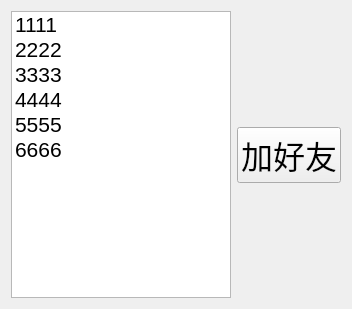
<?xml version="1.0" encoding="UTF-8"?>
<ui version="4.0">
 <class>Online</class>
 <widget class="QWidget" name="Online">
  <property name="geometry">
   <rect>
    <x>0</x>
    <y>0</y>
    <width>352</width>
    <height>309</height>
   </rect>
  </property>
  <property name="windowTitle">
   <string>Form</string>
  </property>
  <layout class="QVBoxLayout" name="verticalLayout_2">
   <item>
    <layout class="QHBoxLayout" name="horizontalLayout">
     <item>
      <widget class="QListWidget" name="online_lw">
       <property name="font">
        <font>
         <pointsize>16</pointsize>
        </font>
       </property>
       <item>
        <property name="text">
         <string>1111</string>
        </property>
       </item>
       <item>
        <property name="text">
         <string>2222</string>
        </property>
       </item>
       <item>
        <property name="text">
         <string>3333</string>
        </property>
       </item>
       <item>
        <property name="text">
         <string>4444</string>
        </property>
       </item>
       <item>
        <property name="text">
         <string>5555</string>
        </property>
       </item>
       <item>
        <property name="text">
         <string>6666</string>
        </property>
       </item>
      </widget>
     </item>
     <item>
      <layout class="QVBoxLayout" name="verticalLayout">
       <item>
        <spacer name="verticalSpacer">
         <property name="orientation">
          <enum>Qt::Vertical</enum>
         </property>
         <property name="sizeHint" stdset="0">
          <size>
           <width>20</width>
           <height>40</height>
          </size>
         </property>
        </spacer>
       </item>
       <item>
        <widget class="QPushButton" name="addFriend_pb">
         <property name="font">
          <font>
           <pointsize>24</pointsize>
          </font>
         </property>
         <property name="text">
          <string>加好友</string>
         </property>
        </widget>
       </item>
       <item>
        <spacer name="verticalSpacer_2">
         <property name="orientation">
          <enum>Qt::Vertical</enum>
         </property>
         <property name="sizeHint" stdset="0">
          <size>
           <width>20</width>
           <height>40</height>
          </size>
         </property>
        </spacer>
       </item>
      </layout>
     </item>
    </layout>
   </item>
  </layout>
 </widget>
 <resources/>
 <connections/>
</ui>
